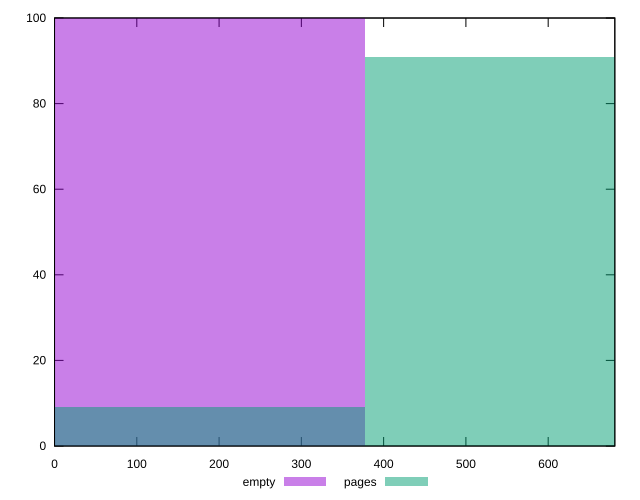

The script that saved this image:
reset
set terminal svg size 640, 500 enhanced background rgb 'white'
set output "reprap/uses-rel-preload/comparison/histogram/0_vs_1.svg"

$empty <<EOF
0 100
EOF

$pages <<EOF
0 9
752.6436504490941 91
EOF

set key outside below
set boxwidth 752.6436504490941
set yrange [0:100]
set style fill transparent solid 0.5 noborder

plot \
  $empty title "empty" with boxes, \
  $pages title "pages" with boxes, \


reset
